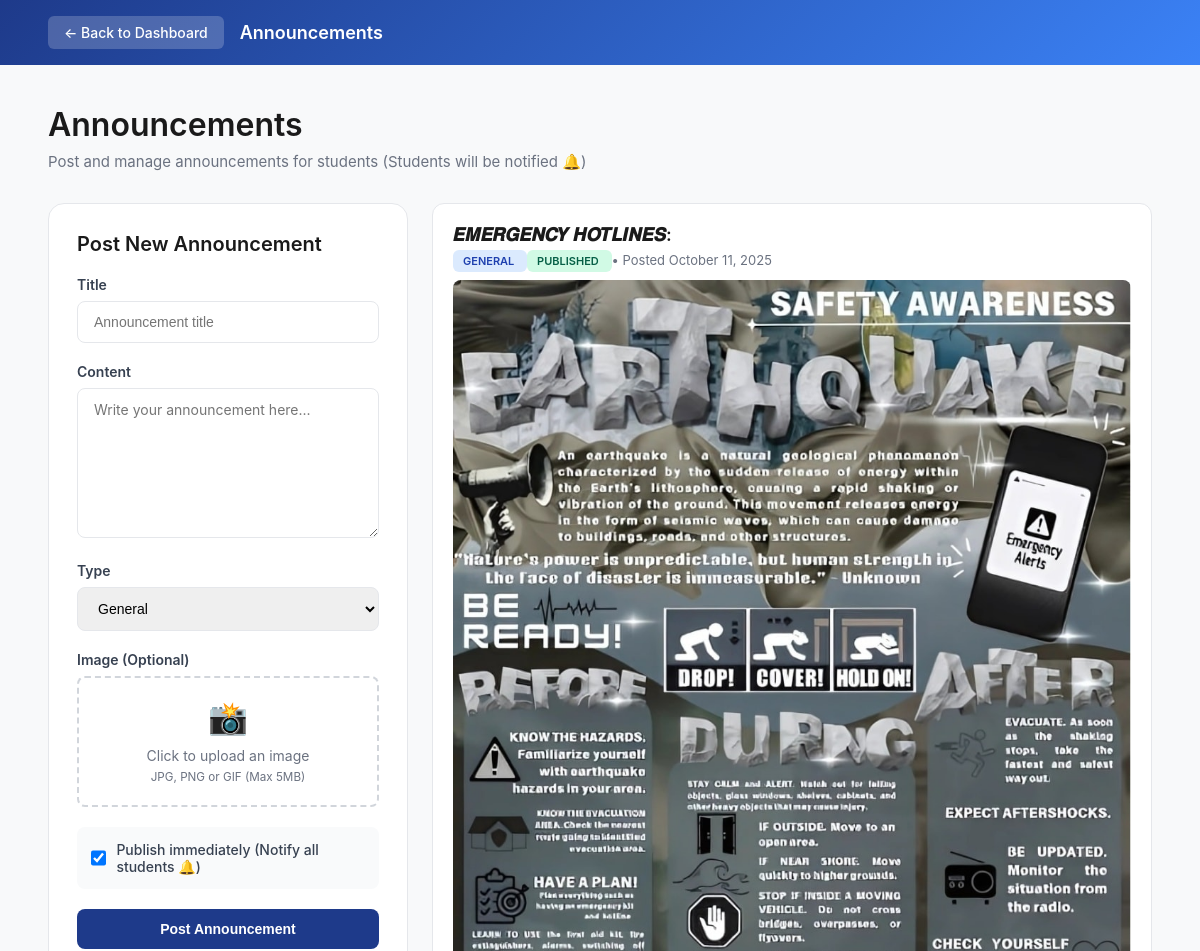
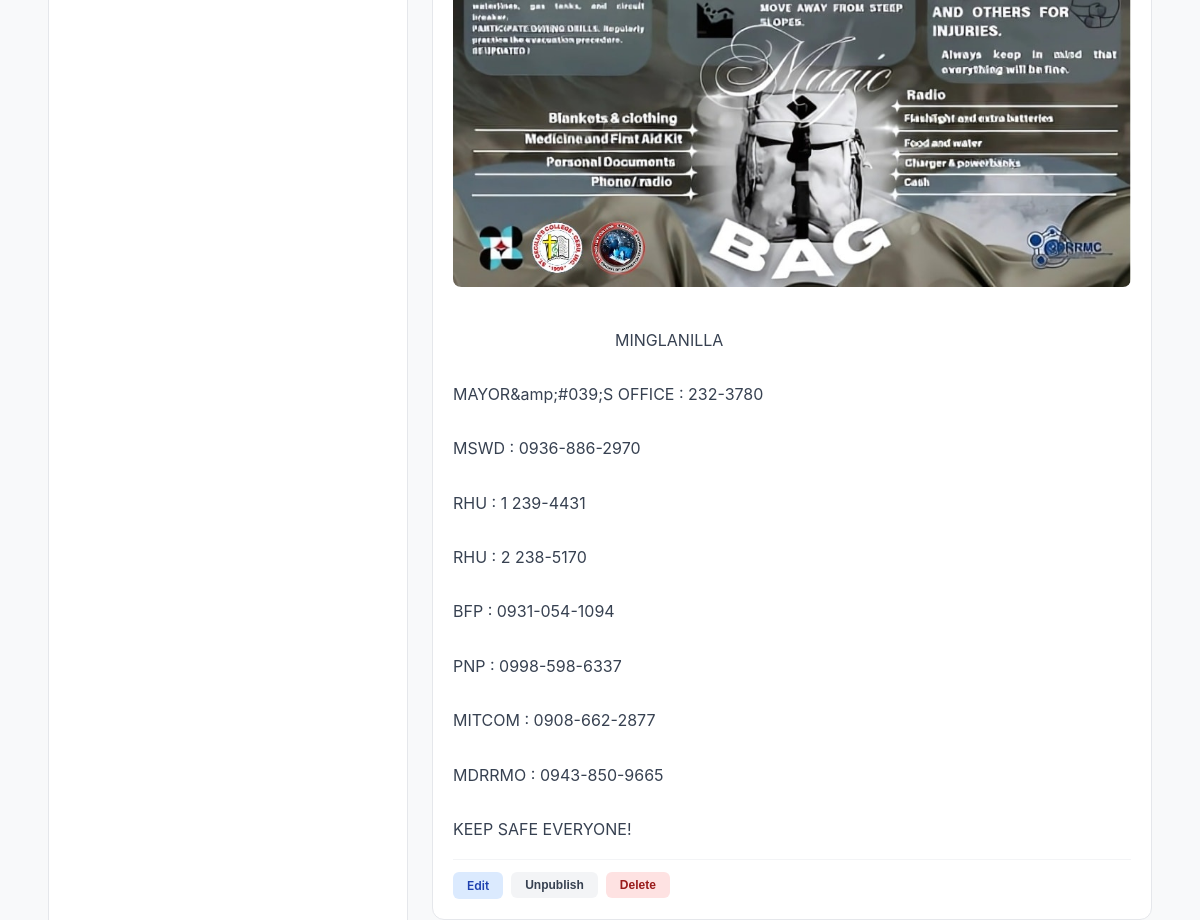
The app's page /sao-staff/announcements.php (signed in, upper part), older data (2 pictures, top to bottom).
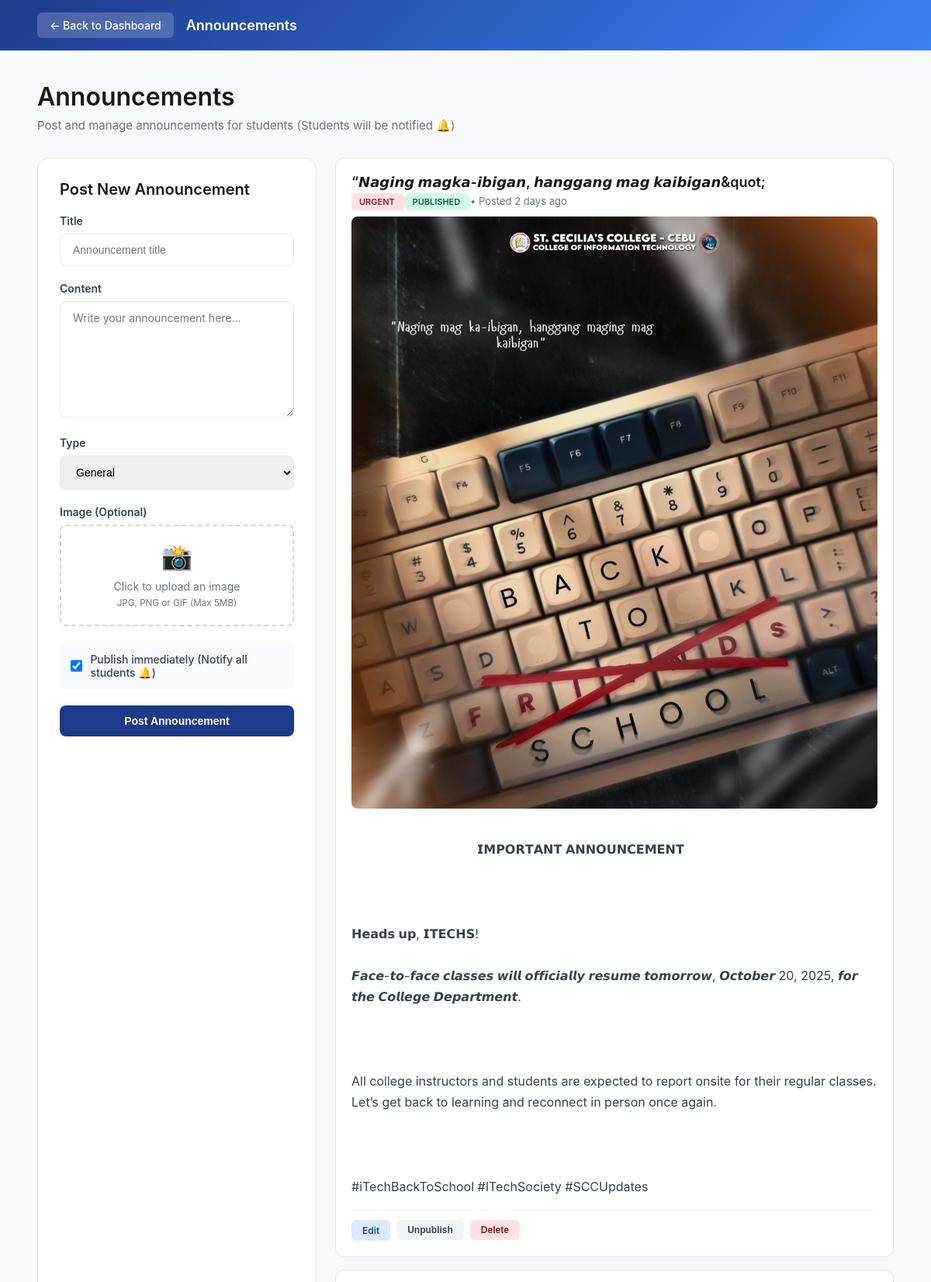
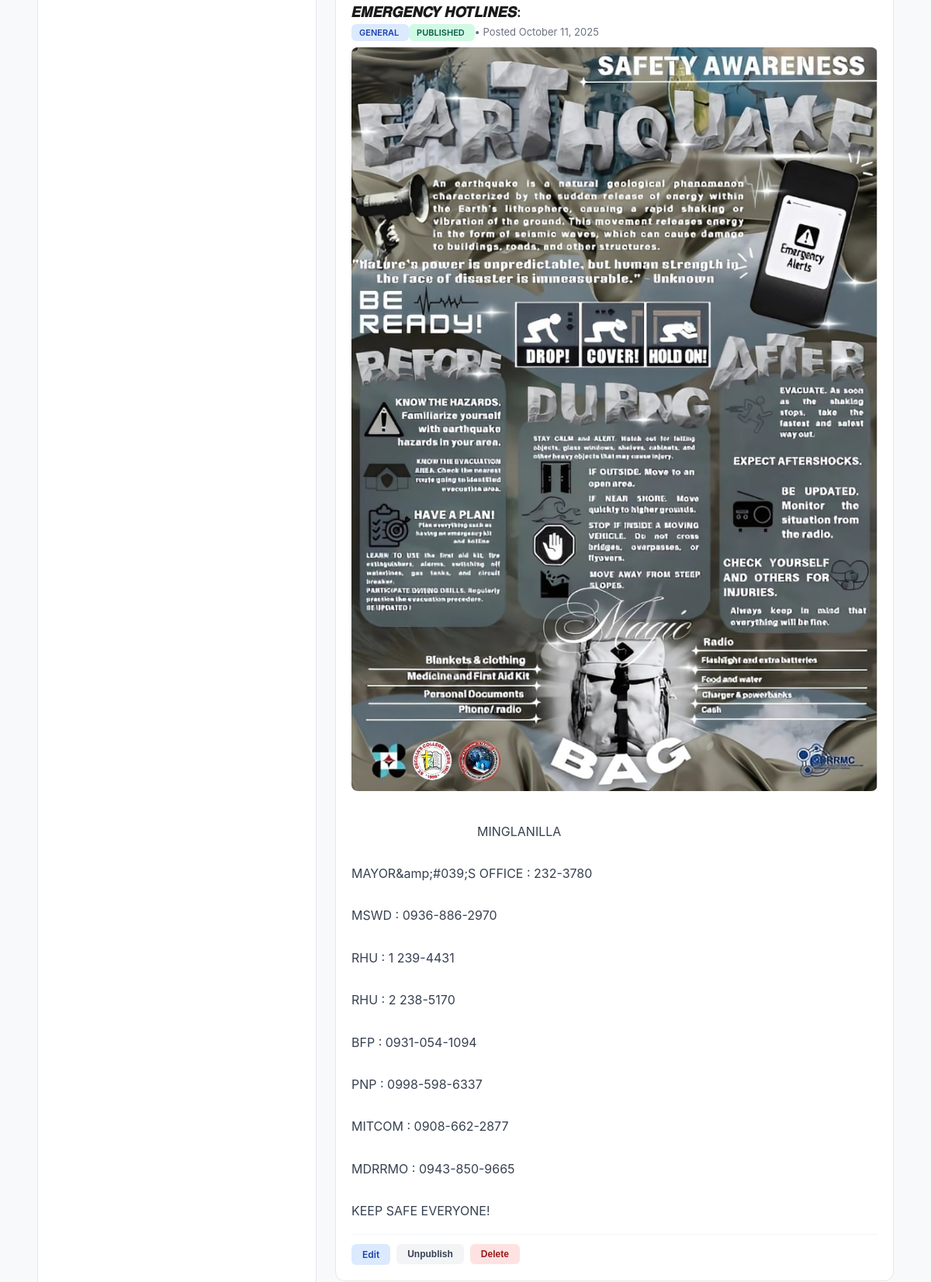
The same page, newer data (2 pictures, top to bottom).
### tables this page shows
CREATE TABLE `announcements` (
  `announcement_id` int(11) NOT NULL,
  `title` varchar(255) NOT NULL,
  `content` text NOT NULL,
  `image_path` varchar(255) DEFAULT NULL,
  `announcement_image` varchar(255) DEFAULT NULL,
  `announcement_type` enum('general','urgent','reminder') DEFAULT 'general',
  `is_published` tinyint(1) DEFAULT 1,
  `created_by` int(11) NOT NULL,
  `created_at` timestamp NOT NULL DEFAULT current_timestamp(),
  `updated_at` timestamp NOT NULL DEFAULT current_timestamp() ON UPDATE current_timestamp(),
  `category` varchar(50) DEFAULT 'general'
);

### includes/functions.php (called while the page is built, shortened)
<?php
if (!function_exists('format_date')) {
    function format_date($date) {
        return date('F j, Y', strtotime($date));
    }
}
if (!function_exists('time_ago')) {
    function time_ago($datetime) {
        $time = strtotime($datetime);
        $time_diff = time() - $time;
        if ($time_diff < 60) {
            return 'just now';
        } elseif ($time_diff < 3600) {
            $minutes = floor($time_diff / 60);
            return $minutes . ' minute' . ($minutes > 1 ? 's' : '') . ' ago';
        } elseif ($time_diff < 86400) {
            $hours = floor($time_diff / 3600);
            return $hours . ' hour' . ($hours > 1 ? 's' : '') . ' ago';
        } elseif ($time_diff < 604800) {
            $days = floor($time_diff / 86400);
            return $days . ' day' . ($days > 1 ? 's' : '') . ' ago';
        } else {
            return format_date($datetime);
        }
    }
}
?>

### sao-staff/announcements.php (the view, shortened to what this page needs)
<?php
require_once '../config/database.php';
require_once '../includes/functions.php';
$user_id = $_SESSION['user_id'];
$edit_mode = false;
$edit_data = null;
$announcements_query = "SELECT * FROM announcements WHERE created_by = ? ORDER BY created_at DESC";
$stmt = $conn->prepare($announcements_query);
$stmt->bind_param("i", $user_id);
$stmt->execute();
$announcements = $stmt->get_result();
?>
<!DOCTYPE html>
<html lang="en">
<head>
</head>
<body>
    <nav class="navbar">
        <div class="nav-container">
            <a href="dashboard.php" class="back-btn">← Back to Dashboard</a>
            <span class="page-title-nav">Announcements</span>
        </div>
    </nav>
    <div class="main-container">
        <div class="page-header">
            <h1 class="page-title">Announcements</h1>
            <p class="page-subtitle">Post and manage announcements for students (Students will be notified 🔔)</p>
        </div>
        <div class="content-grid">
            <div class="card">
                <h2 class="card-title">
                    <?php echo $edit_mode ? 'Edit Announcement' : 'Post New Announcement'; ?>
                </h2>
                <form method="POST" enctype="multipart/form-data">
                    <div class="form-group">
                        <label class="form-label">Title</label>
                        <input type="text" name="title" class="form-input"
                               placeholder="Announcement title"
                               value="<?php echo $edit_mode ? htmlspecialchars($edit_data['title']) : ''; ?>" required>
                    </div>
                    <div class="form-group">
                        <label class="form-label">Content</label>
                        <textarea name="content" class="form-textarea"
                                  placeholder="Write your announcement here..." required><?php echo $edit_mode ? htmlspecialchars($edit_data['content']) : ''; ?></textarea>
                    </div>
                    <div class="form-group">
                        <label class="form-label">Type</label>
                        <select name="announcement_type" class="form-select">
                            <option value="general" <?php echo ($edit_mode && $edit_data['announcement_type'] == 'general') ? 'selected' : ''; ?>>General</option>
                        </select>
                    </div>
                    <div class="form-group">
                        <label class="form-label">Image (Optional)</label>
                        <div class="file-upload-wrapper" onclick="document.getElementById('announcement_image').click()">
                            <div class="file-upload-icon">📸</div>
                            <label class="file-upload-label">
                                Click to upload <?php echo ($edit_mode && !empty($edit_data['announcement_image'])) ? 'new' : 'an'; ?> image
                                <br><small>JPG, PNG or GIF (Max 5MB)</small>
                            </label>
                        </div>
                    </div>
                    <div class="form-group">
                        <div class="checkbox-group">
                            <input type="checkbox" name="is_published" id="is_published"
                                   class="checkbox-input" value="1"
                                   <?php echo (!$edit_mode || ($edit_mode && $edit_data['is_published'])) ? 'checked' : ''; ?>>
                            <label for="is_published" class="checkbox-label">
                                <?php echo $edit_mode ? 'Published' : 'Publish immediately (Notify all students 🔔)'; ?>
                            </label>
                        </div>
                    </div>
                    <button type="submit" name="<?php echo $edit_mode ? 'update_announcement' : 'create_announcement'; ?>" class="btn-submit">
                        <?php echo $edit_mode ? 'Update Announcement' : 'Post Announcement'; ?>
                    </button>
                </form>
            </div>
            <div>
                <?php if ($announcements->num_rows > 0): ?>
                    <div class="announcements-list">
                        <?php while ($announcement = $announcements->fetch_assoc()): ?>
                            <div class="announcement-card">
                                <div class="announcement-header">
                                    <div>
                                        <h3 class="announcement-title"><?php echo htmlspecialchars($announcement['title']); ?></h3>
                                        <div class="announcement-meta">
                                            <span class="badge badge-<?php echo $announcement['announcement_type']; ?>">
                                                <?php echo ucfirst($announcement['announcement_type']); ?>
                                            </span>
                                            <span class="badge <?php echo $announcement['is_published'] ? 'badge-published' : 'badge-draft'; ?>">
                                                <?php echo $announcement['is_published'] ? 'Published' : 'Draft'; ?>
                                            </span>
                                            • Posted <?php echo time_ago($announcement['created_at']); ?>
                                        </div>
                                    </div>
                                </div>
                                <?php if (!empty($announcement['announcement_image'])): ?>
                                    <div class="announcement-image">
                                        <img src="../assets/images/announcements/<?php echo htmlspecialchars($announcement['announcement_image']); ?>"
                                             alt="Announcement">
                                    </div>
                                <?php endif; ?>
                                <div class="announcement-content">
                                    <?php echo nl2br(htmlspecialchars($announcement['content'])); ?>
                                </div>
                                <div class="announcement-actions">
                                    <a href="?edit=<?php echo $announcement['announcement_id']; ?>" class="btn-action btn-edit">
                                        Edit
                                    </a>
                                    <form method="POST" style="display: inline;">
                                        <button type="submit" name="toggle_publish" class="btn-action btn-toggle">
                                            <?php echo $announcement['is_published'] ? 'Unpublish' : 'Publish'; ?>
                                        </button>
                                    </form>
                                    <form method="POST" style="display: inline;"
                                          onsubmit="return confirm('Are you sure you want to delete this announcement?')">
                                        <button type="submit" name="delete_announcement" class="btn-action btn-delete">
                                            Delete
                                        </button>
                                    </form>
                                </div>
                            </div>
                        <?php endwhile; ?>
                    </div>
                <?php endif; ?>
            </div>
        </div>
    </div>
</body>
</html>

### sao-staff/announcements.php (style rules this page uses)
* { margin: 0; padding: 0; box-sizing: border-box; }
body { font-family: -apple-system, BlinkMacSystemFont, 'Segoe UI', sans-serif; background: #f8f9fa; }
.navbar { background: linear-gradient(135deg, #1e3a8a 0%, #3b82f6 100%); color: white; padding: 16px 48px; }
.nav-container { max-width: 1440px; margin: 0 auto; display: flex; align-items: center; gap: 16px; }
.back-btn { padding: 8px 16px; background: rgba(255,255,255,0.2); color: white; text-decoration: none; border-radius: 6px; font-size: 14px; font-weight: 500; transition: background 0.2s; }
.page-title-nav { font-size: 18px; font-weight: 600; }
.main-container { max-width: 1200px; margin: 40px auto; padding: 0 48px; }
.page-header { margin-bottom: 32px; }
.page-title { font-size: 32px; font-weight: 600; color: #1a1a1a; margin-bottom: 8px; }
.page-subtitle { font-size: 15px; color: #6b7280; }
.content-grid { display: grid; grid-template-columns: 1fr 2fr; gap: 24px; }
.card { background: white; border-radius: 16px; padding: 28px; border: 1px solid #e5e7eb; }
.card-title { font-size: 20px; font-weight: 600; margin-bottom: 20px; color: #1a1a1a; }
.form-group { margin-bottom: 20px; }
.form-label { display: block; font-size: 14px; font-weight: 600; color: #374151; margin-bottom: 8px; }
.form-input, .form-textarea, .form-select { width: 100%; padding: 12px 16px; border: 1px solid #e5e7eb; border-radius: 8px; font-size: 14px; transition: all 0.2s; }
.form-textarea { min-height: 150px; resize: vertical; font-family: inherit; }
.file-upload-wrapper { border: 2px dashed #d1d5db; border-radius: 8px; padding: 20px; text-align: center; transition: all 0.2s; cursor: pointer; }
.file-upload-label { cursor: pointer; color: #6b7280; font-size: 14px; }
.file-upload-icon { font-size: 32px; margin-bottom: 8px; }
.checkbox-group { display: flex; align-items: center; gap: 10px; padding: 14px; background: #f9fafb; border-radius: 8px; }
.checkbox-input { width: 18px; height: 18px; cursor: pointer; }
.checkbox-label { font-size: 14px; font-weight: 500; color: #374151; cursor: pointer; }
.btn-submit { width: 100%; padding: 12px; background: #1e3a8a; color: white; border: none; border-radius: 8px; font-weight: 600; cursor: pointer; font-size: 14px; transition: background 0.2s; }
.announcements-list { display: flex; flex-direction: column; gap: 16px; }
.announcement-card { background: white; border: 1px solid #e5e7eb; border-radius: 12px; padding: 20px; transition: all 0.2s; }
.announcement-header { display: flex; justify-content: space-between; align-items: start; margin-bottom: 12px; }
.announcement-title { font-size: 18px; font-weight: 600; color: #1a1a1a; margin-bottom: 6px; }
.announcement-meta { font-size: 13px; color: #6b7280; }
.badge { padding: 4px 10px; border-radius: 6px; font-size: 11px; font-weight: 600; text-transform: uppercase; }
.badge-urgent { background: #fee2e2; color: #991b1b; }
.badge-general { background: #dbeafe; color: #1e40af; }
.badge-published { background: #d1fae5; color: #065f46; }
.announcement-image { margin: 12px 0; border-radius: 8px; overflow: hidden; }
.announcement-image img { width: 100%; height: auto; display: block; }
.announcement-content { color: #374151; line-height: 1.7; margin-bottom: 16px; white-space: pre-wrap; }
.announcement-actions { display: flex; gap: 8px; padding-top: 12px; border-top: 1px solid #f3f4f6; }
.btn-action { padding: 6px 14px; border: none; border-radius: 6px; font-size: 12px; font-weight: 600; cursor: pointer; transition: all 0.2s; text-decoration: none; display: inline-block; }
.btn-edit { background: #dbeafe; color: #1e40af; }
.btn-toggle { background: #f3f4f6; color: #374151; }
.btn-delete { background: #fee2e2; color: #991b1b; }

Row changes from the older to the newer data that the page shows:
added announcements: title "“𝙉𝙖𝙜𝙞𝙣𝙜 𝙢𝙖𝙜𝙠𝙖-𝙞𝙗𝙞𝙜𝙖𝙣, 𝙝𝙖𝙣𝙜𝙜𝙖𝙣𝙜 𝙢𝙖𝙜 𝙠𝙖𝙞𝙗𝙞𝙜𝙖𝙣&quot;", announcement_type "URGENT", is_published "PUBLISHED", created_at "2 days ago", announcement_image (picture), content "𝗜𝗠𝗣𝗢𝗥𝗧𝗔𝗡𝗧 𝗔𝗡𝗡𝗢𝗨𝗡𝗖𝗘𝗠𝗘𝗡𝗧 𝗛𝗲𝗮𝗱𝘀 𝘂𝗽, 𝗜𝗧𝗘𝗖𝗛𝗦! 𝙁𝙖𝙘𝙚-𝙩𝙤-𝙛𝙖𝙘𝙚 𝙘𝙡𝙖𝙨𝙨𝙚𝙨 𝙬𝙞𝙡𝙡 𝙤𝙛𝙛𝙞𝙘𝙞𝙖𝙡𝙡𝙮 𝙧𝙚𝙨𝙪𝙢𝙚 𝙩𝙤𝙢𝙤𝙧𝙧𝙤𝙬, 𝙊𝙘𝙩𝙤𝙗𝙚𝙧 20, 2025, 𝙛𝙤𝙧 𝙩𝙝𝙚 𝘾𝙤𝙡𝙡𝙚𝙜𝙚 𝘿𝙚𝙥𝙖𝙧𝙩𝙢𝙚𝙣𝙩. All college instructors and students are expected to report onsite for their regular classes. Let’s get back to learning and reconnect in person once again. #iTechBackToSchool #ITechSociety #SCCUpdates"
